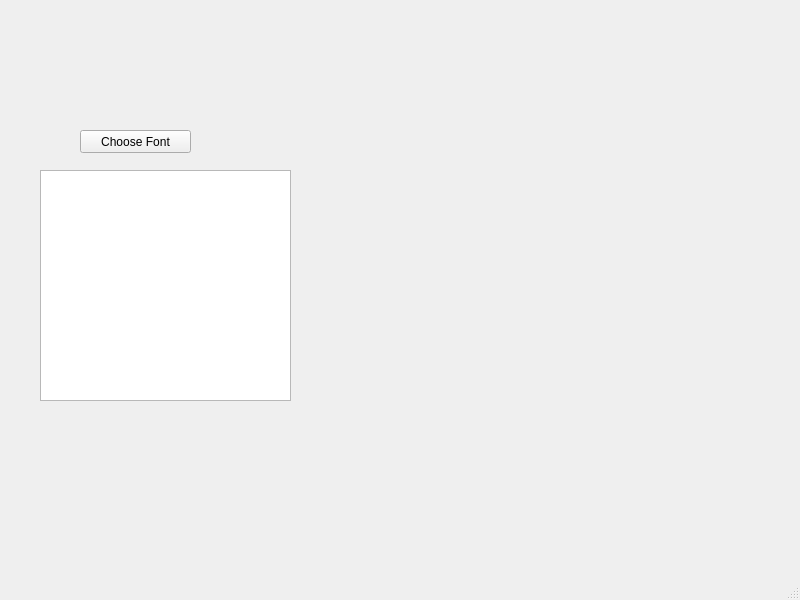
<?xml version="1.0" encoding="UTF-8"?>
<ui version="4.0">
 <class>MainWindow</class>
 <widget class="QMainWindow" name="MainWindow">
  <property name="geometry">
   <rect>
    <x>0</x>
    <y>0</y>
    <width>800</width>
    <height>600</height>
   </rect>
  </property>
  <property name="windowTitle">
   <string>MainWindow</string>
  </property>
  <widget class="QWidget" name="centralwidget">
   <widget class="QPushButton" name="pushButtonFont">
    <property name="geometry">
     <rect>
      <x>80</x>
      <y>130</y>
      <width>111</width>
      <height>23</height>
     </rect>
    </property>
    <property name="text">
     <string>Choose Font</string>
    </property>
   </widget>
   <widget class="QTextEdit" name="textEdit">
    <property name="geometry">
     <rect>
      <x>40</x>
      <y>170</y>
      <width>251</width>
      <height>231</height>
     </rect>
    </property>
   </widget>
  </widget>
  <widget class="QMenuBar" name="menubar">
   <property name="geometry">
    <rect>
     <x>0</x>
     <y>0</y>
     <width>800</width>
     <height>23</height>
    </rect>
   </property>
  </widget>
  <widget class="QStatusBar" name="statusbar"/>
 </widget>
 <resources/>
 <connections/>
</ui>
